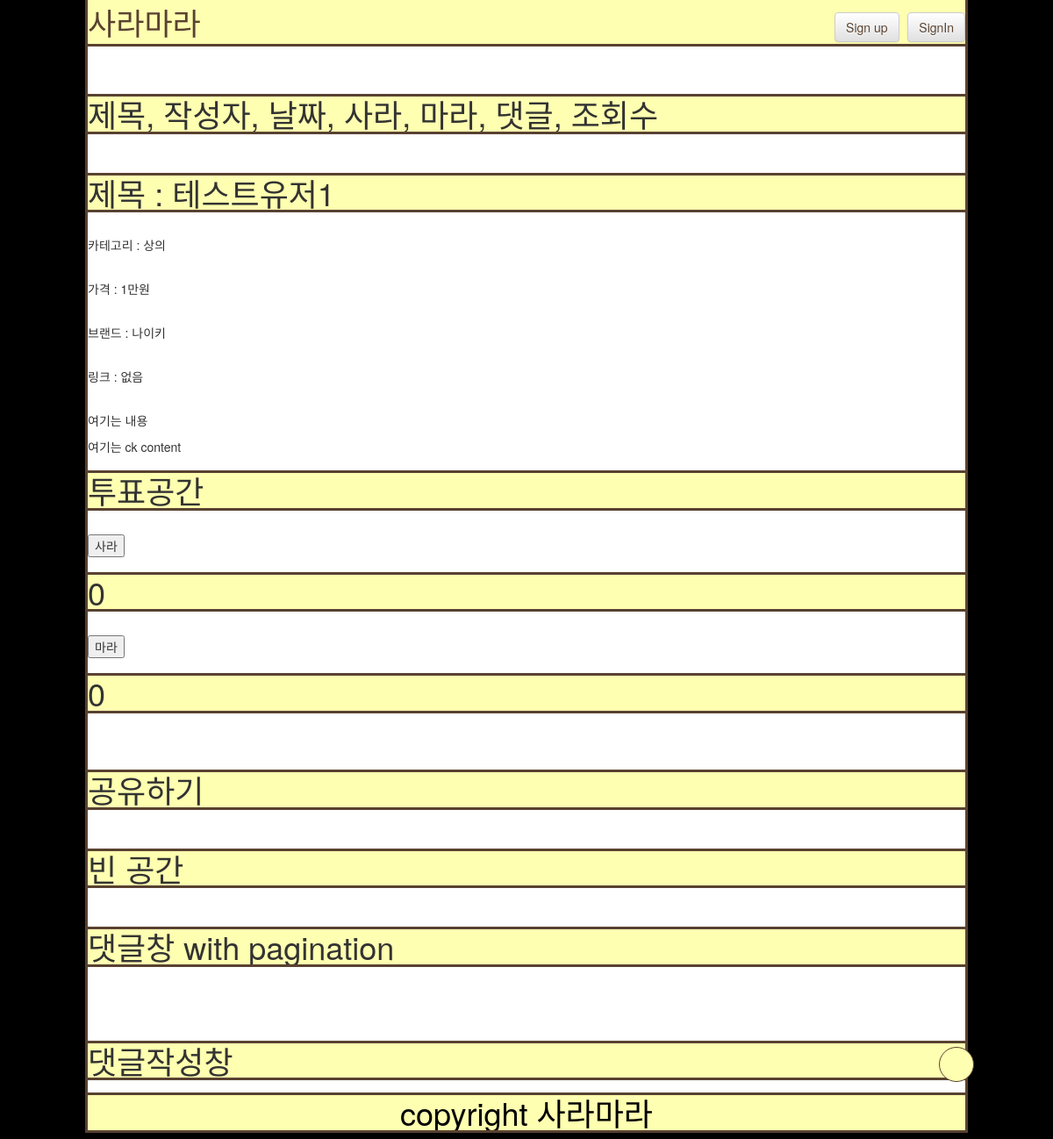
The app's page /25/, older data.
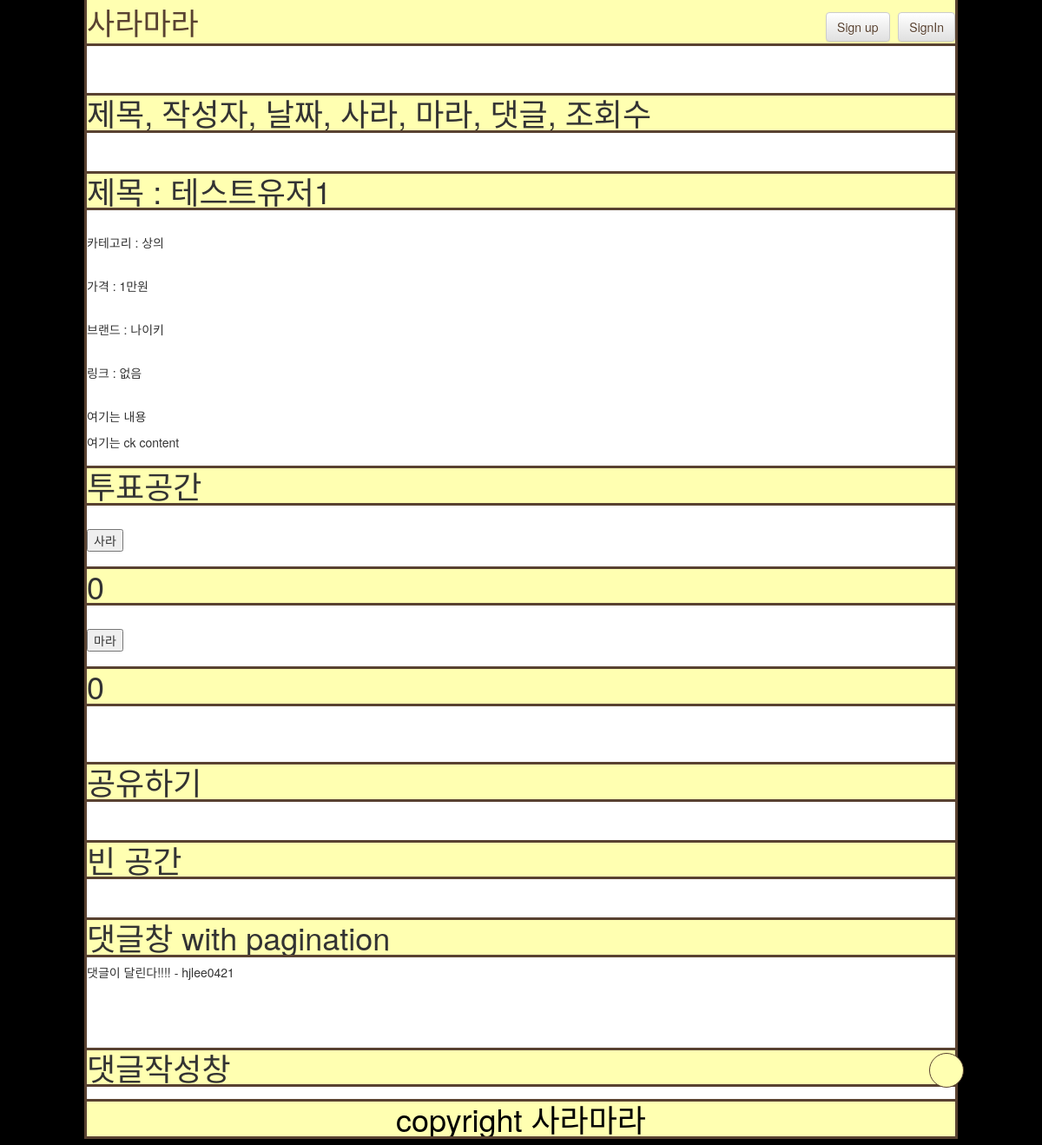
The same page, newer data.
### posts/models.py (models this page shows, shortened)
class Post(models.Model):
    author = models.ForeignKey(
        settings.AUTH_USER_MODEL, on_delete=models.CASCADE)  # 추천!
    title = models.CharField(max_length=128)
    content = models.TextField()
    price = models.CharField(max_length=128, default='NA', null=True)
    brand = models.CharField(max_length=128, default='NA', null=True)
    link = models.CharField(
        max_length=128, blank=True, null=True)
    pup_date = models.DateTimeField(auto_now_add=True,
                                    verbose_name='date published')
    sara = models.TextField(blank=True, null=True)
    mara = models.TextField(blank=True, null=True)
    sara_cnt = models.IntegerField(default=0)
    mara_cnt = models.IntegerField(default=0)
    ckcontent = RichTextField(blank=True, null=True)
    CATEGORY_CHOICES = (
        ('상의', '상의'),
        ('하의', '하의'),
        ('신발', '신발'),
        ('기타', '기타'),
    )
    category = models.CharField(
        max_length=128, choices=CATEGORY_CHOICES, default='상의', null=False)
    class Meta:
        ordering = ['-id']

class Comment(models.Model):
    post = models.ForeignKey(Post, on_delete=models.CASCADE)
    author = models.ForeignKey(
        settings.AUTH_USER_MODEL, on_delete=models.CASCADE)
    text = models.CharField(max_length=200)

class User(AbstractUser):
    gender = models.IntegerField(default=0)
    age = models.IntegerField(default=0)

### posts/views.py (the view, shortened to what this page needs)
# urls.py: path('<int:pk>/', views.DetailView.as_view(), name='detail'),
class DetailView(generic.DetailView, FormMixin):
    model = Post
    form_class = PostForm
    template_name = 'posts/detail.html'
    def get(self, request, *args, **kwargs):
        self.object = self.get_object()
        print(type(self.object))
        print(self.object.__dict__.keys())
        print(self.object.content)
        context = self.get_context_data(object=self.object)  # , form=PostForm)
        print('?')
        if len(request.get_full_path().split('?')) == 1:
            print('sara str')
            print(self.object.sara)
            print(self.object.sara_cnt)
            print('mara str')
            print(self.object.mara)
            print(self.object.mara_cnt)
            pass
        context['comment'] = self.object.comment_set.all()
        return self.render_to_response(context)  # context

### posts/templates/posts/detail.html (shortened to what this page needs)
{% extends 'posts/base.html' %} {% block content %} {% load static %}
<br />
<div>
  <h1>제목, 작성자, 날짜, 사라, 마라, 댓글, 조회수</h1>
</div>
<br />
<div>
  <h1>제목 : {{ post.title }} </h1>
  <br />
  <p>카테고리 : {{ post.category }}</p>
  <br />
  <p>가격 : {{ post.price }}</p>
  <br />
  <p>브랜드 : {{ post.brand }}</p>
  <br />
  <p>링크 : {{ post.link }}</p>
  <br />
  <p>{{ post.content }}</p>
  <P>{{ post.ckcontent|safe }}</P>
  <h1>투표공간</h1>
  <br />
  <button onclick="location.href='?sara={{user.username}}';" class="sarabtn">
    사라
  </button>
  <h1>{{ post.sara_cnt }}</h1>
  <br />
  <button onclick="location.href='?mara={{user.username}}';" class="marabtn">
    마라
  </button>
  <h1>{{ post.mara_cnt }}</h1>
  <br />
  <br />
  <h1>공유하기</h1>
</div>
<br />
<div>
  <h1>빈 공간</h1>
</div>
<br />
<div>
  <h1>댓글창 with pagination</h1>
  {% for element in comment %}
    {{element.text}} - {{element.author}} <br>
  {% endfor %}
  <br />
  <br />
  <br />
  <h1>댓글작성창</h1>
</div>
{% endblock %}

### posts/templates/posts/base.html (shortened to what this page needs)
<!DOCTYPE html>
<html>
  <head>
    {% load static %}
    <link
      rel="stylesheet"
      type="text/css"
      href="{% static 'posts/style.css' %}"
    />
    <link
      rel="stylesheet"
      href="//maxcdn.bootstrapcdn.com/bootstrap/3.2.0/css/bootstrap.min.css"
    />
    <link
      rel="stylesheet"
      href="//maxcdn.bootstrapcdn.com/bootstrap/3.2.0/css/bootstrap-theme.min.css"
    />
  </head>
  <body style="background-color: black;">
    <div class="mylayout" style="background-color: white;">
      <header>
        <a href="{% url 'posts:index' %}">
          사라마라
        </a>
        {% if user.is_authenticated %}
        <a
          class="btn btn-default"
          href="{% url 'posts:ask' %}"
          style="float: right;"
          >New Post</a
        >
        <p style="float: right;">
            <div style="font-size: 2rem; color: green; display: inline; float: right;">Welcome, {{ user.username }}
                <small>(<a href="{% url 'susers:signout' %}">LogOut</a>)</small>
                &nbsp;&nbsp;
            </div>
        </p>
        {% else %}
        <div style="float: right;">
          <a class="btn btn-default" href="{% url 'susers:signup' %}"
            >Sign up</a
          >
          <a class="btn btn-default" href="{% url 'susers:signin' %}">SignIn</a>
        </div>
        {% endif %}
      </header>
      <div class="dropdown">
        <button onclick="myFunction()" class="dropbtn"></button>
      </div>
      <br />
      {% block content %}
      {% endblock %}
      <footer>
        <h1>copyright 사라마라</h1>
      </footer>
    </div>
  </body>
</html>

### posts/static/posts/style.css (style rules this page uses)
body { display: block; margin: 1%; background-color: #000000; }
h1 { outline-style: solid; outline-color: #594231; background-color: #ffffb1; display: block; font-size: 2em; margin: 0 auto; }
p { margin: 0 auto; }
header { outline-style: solid; outline-color: #594231; background-color: #ffffb1; text-align: left; font-size: 35px; position: relative; }
.mylayout { outline-style: solid; outline-color: #594231; position: relative; width: 100%; max-width: 1000px; margin: 0 auto; }
.dropbtn { background-color: #ffffb1; border: 1px solid; border-color: #594231; color: #594231; height: 40px; width: 40px; border-radius: 100%; position: fixed; z-index: 1000; bottom: 5%; right: 7.5%; cursor: pointer; vertical-align: top; background-position: -276px -116px; outline: 0; }
footer { outline-style: solid; outline-color: #594231; text-align: center; font-size: 20px; color: black; position: relative; width: 100%; max-width: 1000px; margin: auto; z-index: 1; }
a { color: #594231; text-decoration: none; }
a:link { color: #594231; text-decoration: none; }

Row changes from the older to the newer data that the page shows:
added Comment: text "댓글이 달린다!!!!", author "hjlee0421"
